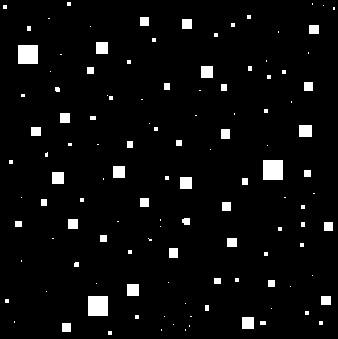
%> input picture Lab1_1830026039/images/connected.pgm, 338 x 339 px
$ octave Task3.m   (GNU Octave 9; MATLAB toolbox functions it lacks are replaced by stand-ins)
%> lines starting %> are read from the running program, lines starting %| are printed output that depends on the picture; in (x1, y1, x2, y2) boxes, pixels count from 0 and x2, y2 are one past the last pixel; in counts of white or black regions, pixels touching at a corner belong together; the program's own positions count from 1
A = imread('connected.pgm');
%> A is the input picture: size 339x338 uint8; 4.3% white; 120 white regions (73 under 20 px), largest, box (x1, y1, x2, y2) and area: (263, 160, 283, 180) 400, (88, 296, 108, 316) 400, (18, 45, 38, 64) 380

A = im2bw(A);
figure(1);
subplot(1,2,1);
imshow(A);
title('Binarized Image');
A_ct = ~A;
[m,n] = size(A);
%> m = 339; n = 338
X = zeros(m,n);
[k,z] = find(A==1);
%> k = 4957 values from 3 to 335; z = 4957 values from 4 to 335
X(k(1),z(1)) = 1;
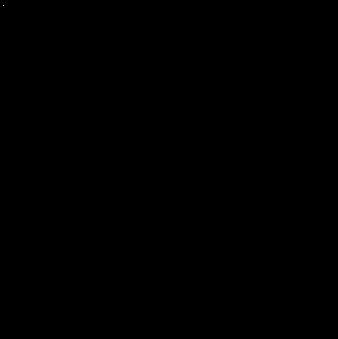
%> X: size 339x338 double; values 0 (black) and 1 (white), 0% white in thin lines or dots, all inside (x1, y1, x2, y2) = (3, 5, 4, 6)
se = [0,1,0;1,1,1;0,1,0];
over = 0;
i = 0;
while(~over)
    i = i + 1;
    Xp = X;
    X = imdilate(X,se) & A_ct;
    if X == Xp
        over = 1;
    end
end
%> after the loop, i = 670; over = 1
A = ~X | A;
subplot(1,2,2);
imshow(A);
title('Padding Result');

A0 = A;
X1 = zeros(m,n);
B = zeros(m,n);
count = 1;
figure(2);
i = 1;
j = 1;
while(length(find(A==1)))
    [k,z] = find(A==1);
    X1(k(1),z(1)) = 1;
    se = ones(3);

    while(1)
        Xp1 = X1;
        X1 = imdilate(X1,se) & A;
        if X1 == Xp1
            break;
        end
    end
    B = B + X1;
    num(count) = length(find(X1==1));
    count = count + 1;
    A = A - B;
    imshow(B);
    title('The Extraction Process of Each Connected Component');
    hold on;
end
%> this loop made 120 passes
%> pass 2, `A = A - B;`:
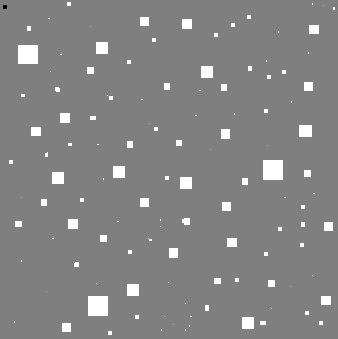
%> A: size 339x338 double; min -1, max 1, mean 0.0428; drawn with min black and max white
%> after the loop:
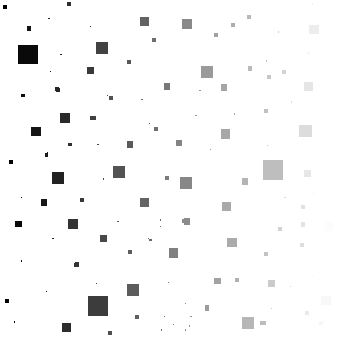
%> A: size 339x338 double; min -119, max 0, mean -2.75; drawn with min black and max white
%> after the loop: X1: size 339x338 logical; 0.01% white in thin lines or dots, all inside (x1, y1, x2, y2) = (333, 7, 335, 10)
%> after the loop, count = 121; num = 120 values, max 400 at index 29, min 1 at index 8, mean 41.31
hold off;
fid = fopen('output.txt','wt');
fprintf('Connected Component     pixels\n');
fprintf(fid,'%s\n','Connected Component     pixels');
for i = 1:count-1
    fprintf('        %2d                            %d\n',i,num(i));
    fprintf(fid,'        %2d                            %d\n',i,num(i));
end
figure(3);
subplot(1,2,1);
imshow(A0);
title('Source Image');
subplot(1,2,2);
imshow(B);
title('Extract All the Connected Components');
fclose(fid);
